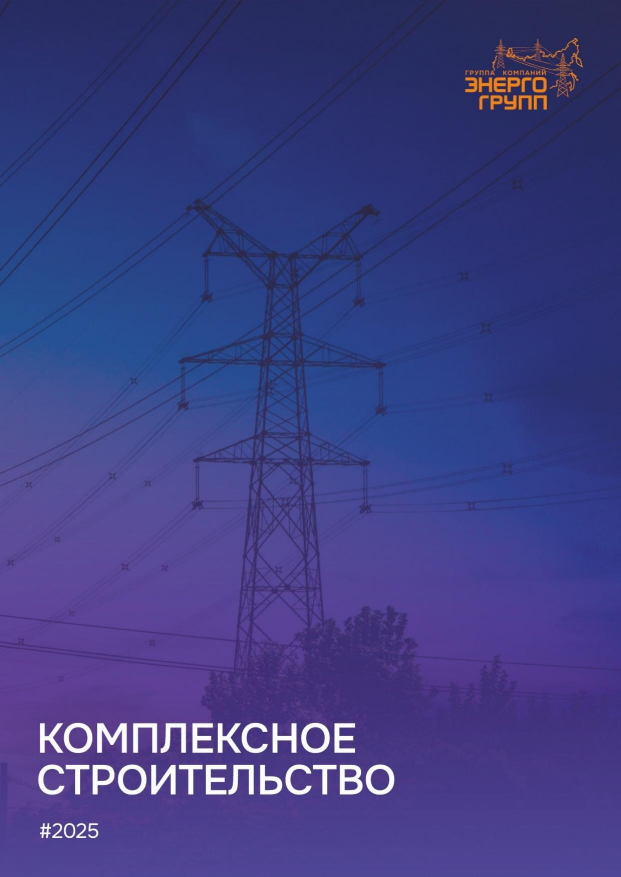
#> input picture page_images_150dpi/pg01.jpg, 1241 x 1754 px (shown at 1/2 size)
$ python -i upscale.py   (imports and definitions only)
#> lines starting #> are read from the running program, lines starting #| are printed output that depends on the picture; after the words box and inside, x2 and y2 are one past the last pixel; in counts of white or black regions, pixels touching at a corner belong together
# -*- coding: utf-8 -*-
"""
Подготовка подложки к печати: 150 -> 300 dpi.

Честно о пределах метода: новой детали здесь взяться неоткуда. Задача
скромнее — не дать растру выглядеть грязнее, чем он есть: снять
JPEG-артефакты (они на печати заметнее, чем на экране), увеличить
ресемплингом Lanczos и вернуть краям ту резкость, которую съедает
интерполяция.

Нейросетевой апскейл здесь недоступен (нет весов и GPU) и для каталога
он рискован: на кирпиче, окнах и логотипах партнёров такие модели
дорисовывают несуществующие детали, а это уже искажение объекта.
"""
import cv2, numpy as np

def deblock(img, strength=2):
    """Снять JPEG-блочность, сохранив края.

    Слабая настройка намеренно: сильный шумодав вместе с артефактами
    съедает и настоящую мелкую фактуру — зерно бетона, снег, листву.
    Лучше оставить немного шума, чем сгладить поверхность в пластик.
    """
    return cv2.fastNlMeansDenoisingColored(img, None, strength, strength, 7, 21)

def unsharp(img, sigma=1.0, amount=0.62, threshold=3):
    """Мягкая нерезкая маска: возвращает край, съеденный интерполяцией."""
    blur = cv2.GaussianBlur(img, (0,0), sigma)
    sharp = cv2.addWeighted(img, 1+amount, blur, -amount, 0)
    if threshold > 0:
        low = np.abs(img.astype(np.int16)-blur.astype(np.int16)).max(2) < threshold
        sharp[low] = img[low]
    return sharp

def upscale(img, factor=2, denoise=True):
    if denoise:
        img = deblock(img)
    h, w = img.shape[:2]
    out = cv2.resize(img, (w*factor, h*factor), interpolation=cv2.INTER_LANCZOS4)
    return unsharp(out)

def add_bleed(img, bleed_px):
    """Вылет отражением края — рисунок продолжается естественно."""
    return cv2.copyMakeBorder(img, bleed_px, bleed_px, bleed_px, bleed_px,
                              cv2.BORDER_REFLECT_101)

>>> import cv2
>>> picture = cv2.imread('../page_images_150dpi/pg01.jpg')
#> picture is the input picture: shape (1754, 1241, 3); mean B, G, R 131.7, 62.6, 62.5
>>> result = upscale(picture)
#> in unsharp, `low = np.abs(img.astype(np.int16)-blur.astype(np.int16)).max(2) < thre..`:
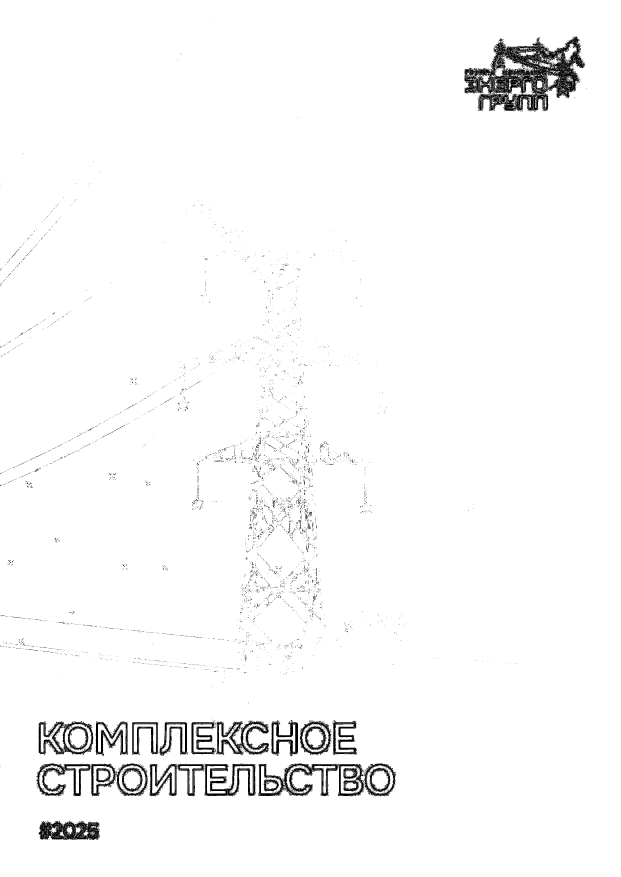
#> low: shape (3508, 2482) bool (shown at 1/4 size); 97.5% white; 8512 black regions (8390 under 20 px), largest, box (x1, y1, x2, y2) and area: (1856, 147, 2340, 445) 58602, (1033, 3052, 1584, 3184) 19702, (156, 3283, 398, 3360) 11653
